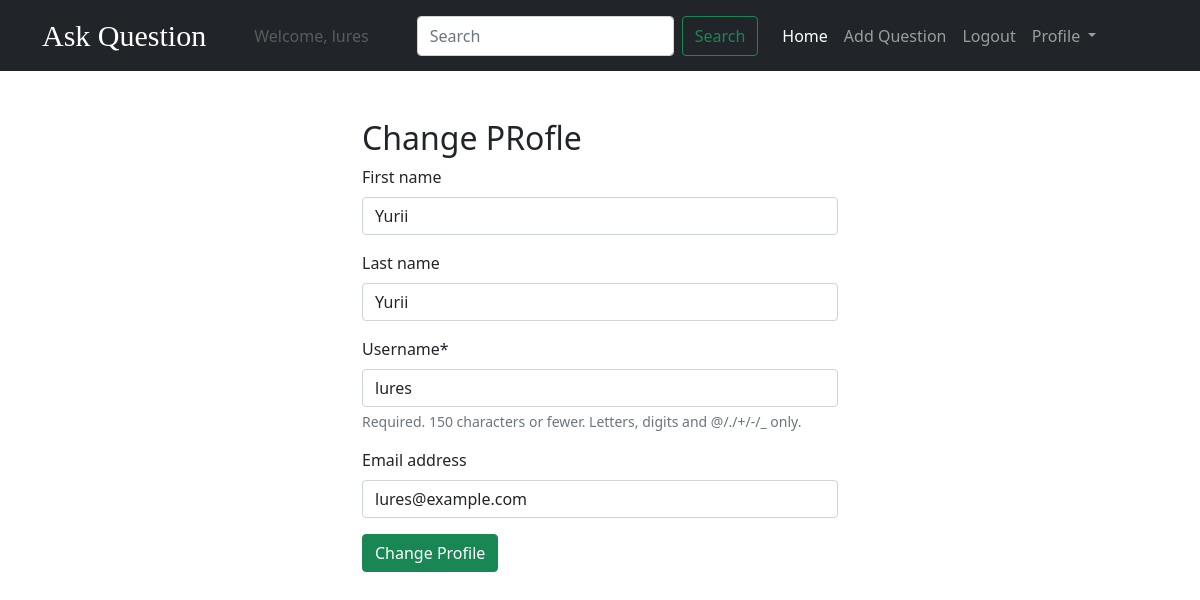
Screenshot of /profile/ (signed in) with the database file from the repository.
### users/models.py (models this page shows)
class CustomUser(AbstractUser):
    pass

### questions/views.py (the view)
# urls.py: path('profile/', views.change_profile, name='profile'),
@login_required()
def change_profile(request):
    if request.method == "POST":
        form = ProfileForm(request.POST or None, instance=request.user)
        if form.is_valid():
            form.save()
            messages.success(request, 'Profile has been updated successfully')
    form = ProfileForm(instance=request.user)
    return render(request, 'registration/profile.html', {
        "form": form,
    })

### questions/forms.py
class ProfileForm(forms.ModelForm):
    class Meta:
        model = User
        fields = ('first_name', 'last_name', 'username', 'email')

### templates/registration/profile.html (shortened to what this page needs)
{% extends 'layout.html' %}
{% load crispy_forms_filters %}
{% block body %}
    <div class="container login-style mt-5">
    <h2>Change PRofle</h2>
        <form action="" method="post" novalidate>
            {{ form| crispy }}
            <input type="submit" value="Change Profile" class="btn btn-success">
        </form>
    </div>
{% endblock %}

### templates/navbar.html (shortened to what this page needs)
{% load static %}
<link rel="stylesheet" href="{% static 'style.css' %}" type="text/css">
<nav class="navbar navbar-expand-lg navbar-dark bg-dark">
  <div class="container">
    <a class="head-style navbar-brand" href="{% url 'qlist' %}">Ask Question</a>
    <div class="collapse navbar-collapse" id="navbarSupportedContent">
      <ul class="navbar-nav me-auto mb-2 mb-lg-0">
          {% if request.user.is_authenticated %}
         <li class="nav-item mx-4">
          <a class="nav-link disabled">Welcome, {{ request.user.username }}</a>
        </li>
          <form class="d-flex mx-3">
        <input class="form-control me-2" type="search" placeholder="Search" aria-label="Search" name="q">
        <button class="btn btn-outline-success" type="submit">Search</button>
      </form>
        <li class="nav-item">
          <a class="nav-link active" aria-current="page" href="{% url 'qlist' %}">Home</a>
        </li>
        <li class="nav-item">
          <a class="nav-link" href="{% url 'create_question' %}">Add Question</a>
        </li>
        <li class="nav-item">
          <a class="nav-link" href="{% url 'logout' %}">Logout</a>
        </li>
        <li class="nav-item dropdown">
          <a class="nav-link dropdown-toggle" href="#" id="navbarDropdown" role="button" data-bs-toggle="dropdown" aria-expanded="false">
            Profile
          </a>
        </li>
      {% endif %}
    </div>
  </div>
</nav>

### static/style.css (style rules this page uses)
.login-style { width: 500px; height: auto; }

### templates/navbar.html (style rules this page uses)
.head-style { font-size: 30px; !important; font-family: fantasy; !important; color: #310dda; !important; }

### rows the page displays
CustomUser: user.username "lures", first_name "Yurii", last_name "Yurii", username "lures", email "lures@example.com"
